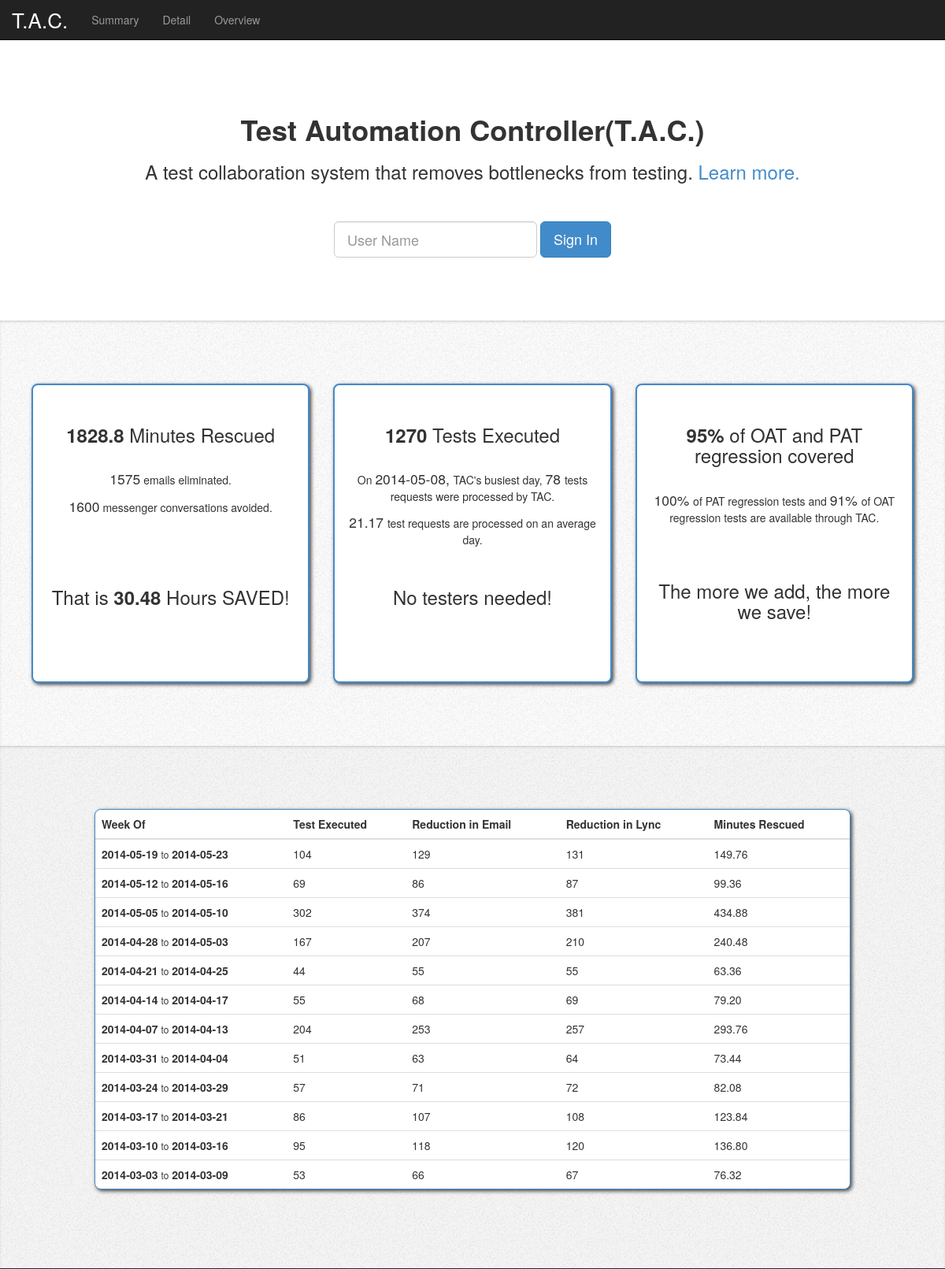
Page /tac_stats.php (upper part) on the earlier database version.
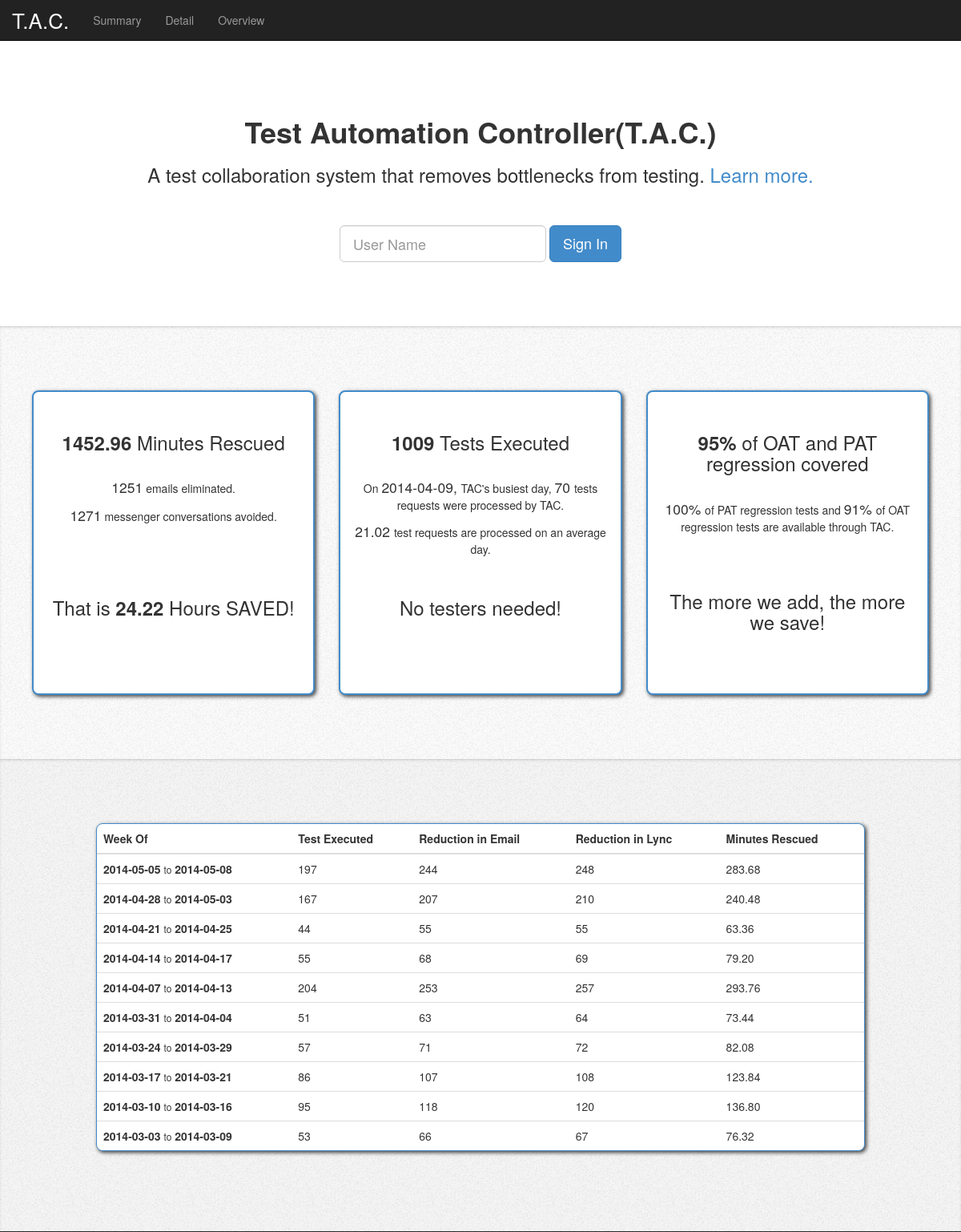
Same page on the later database version.
### tables this page shows
CREATE TABLE IF NOT EXISTS `stats_for_web` (
  `id` int(11) NOT NULL AUTO_INCREMENT,
  `num_tests_executed` int(11) NOT NULL,
  `busiest_count` int(11) NOT NULL,
  `busiest_date` date NOT NULL,
  `avg_daily_requests` decimal(4,2) NOT NULL,
  `total_coverage` int(11) NOT NULL,
  `pat_coverage` int(11) NOT NULL,
  `oat_coverage` int(11) NOT NULL,
  `email_time_multiplier` decimal(4,2) NOT NULL COMMENT 'Savings in email time per test case',
  `lync_time_multiplier` decimal(4,2) NOT NULL COMMENT 'Savings in Lync time per test case',
  `email_count_multiplier` decimal(4,2) NOT NULL COMMENT 'Savings in emails per test run',
  `lync_count_multiplier` decimal(4,2) NOT NULL COMMENT 'Savings in lyncs per test run',
  PRIMARY KEY (`id`)
);

CREATE TABLE IF NOT EXISTS `stats_weekly` (
  `id` int(11) NOT NULL AUTO_INCREMENT,
  `start_date` date NOT NULL,
  `end_date` date NOT NULL,
  `test_count` int(11) NOT NULL,
  `email_count_savings` decimal(7,2) NOT NULL,
  `email_time_savings` decimal(7,2) NOT NULL,
  `lync_count_savings` decimal(7,2) NOT NULL,
  `lync_time_savings` decimal(7,2) NOT NULL,
  `total_minutes_saved` decimal(7,2) NOT NULL,
  PRIMARY KEY (`id`)
);

### base_function.php (the view, shortened to what this page needs)
<?php
	function f_totalEmails()
	{
		global $db;
		$sql_query = "select email_count_multiplier as e_count,num_tests_executed as t_count from stats_for_web order by id desc limit 1";
		$result = $db->query($sql_query) or die($db->error);
		$row = $result->fetch_assoc();
		$email_multipler = $row['e_count'];
		$total_test = $row['t_count'];
		return round($total_test * $email_multipler);
	}
	function f_totalLync()
	{
		global $db;
		$sql_query = "select lync_count_multiplier as l_count,num_tests_executed as t_count from stats_for_web order by id desc limit 1";
		$result = $db->query($sql_query) or die($db->error);
		$row = $result->fetch_assoc();
		$lync_multipler = $row['l_count'];
		$total_test = $row['t_count'];
		return round($total_test * $lync_multipler);
	}
	function f_totalMinute()
	{
		global $db;
		$sql_query = "select num_tests_executed as t_count, email_time_multiplier as e_time, lync_time_multiplier as l_time from stats_for_web order by id desc limit 1";
		$result = $db->query($sql_query) or die($db->error);
		$row = $result->fetch_assoc();
		$total_test = $row['t_count'];
		$avg_email_time = $row['e_time'];
		$avg_lync_time = $row['l_time'];
		return ($total_test*$avg_email_time + $total_test*$avg_lync_time);
	}
	function f_totalTests()
	{
		global $db;
		$sql_query = "select num_tests_executed as t_count from stats_for_web order by id desc limit 1";
		$result = $db->query($sql_query) or die($db->error);
		$row = $result->fetch_assoc();
		$total_test = $row['t_count'];
		return $total_test;
	}
	function f_getBusiestDay()
	{
		global $db;
		$sql_query = "select busiest_date, busiest_count from stats_for_web order by id desc limit 1";
		$result = $db->query($sql_query) or die($db->error);
		$row = $result->fetch_assoc();
		$busiest['date'] = $row['busiest_date'];
		$busiest['test_count'] = $row['busiest_count'];
		return $busiest;
	}
	function f_getAverage()
	{
		global $db;
		$sql_query = "select avg_daily_requests as average from stats_for_web order by id desc limit 1";
		$result = $db->query($sql_query) or die($db->error);
		$row = $result->fetch_assoc();
		$average = $row['average'];
		return $average;
	}
	function f_getTestCoverage($type)
	{
		global $db;
		if($type == 'total') $sql_query = "select total_coverage as coverage from stats_for_web order by id desc limit 1";
		elseif($type == 'PAT') $sql_query = "select pat_coverage as coverage from stats_for_web order by id desc limit 1";
		else  $sql_query = "select oat_coverage as coverage from stats_for_web order by id desc limit 1";
		$result = $db->query($sql_query) or die($db->error);
		$row = $result->fetch_assoc();
		return $row['coverage'];
	}
	function f_displayWeeklyTable()
	{
		global $db;
		$sql_query = "select * from stats_weekly order by id desc";
		$result = $db->query($sql_query) or die($db->error);
		while($row = $result->fetch_assoc())
		{
			$start_date = $row['start_date'];
			$end_date = $row['end_date'];
			$test_count = $row['test_count'];
			$email_saved = round($row['email_count_savings']);
			$lync_saved = round($row['lync_count_savings']);
			$total_time_saved = $row['total_minutes_saved'];
			echo "
				<tr>
					<td><strong>$start_date</strong> <small>to</small> <strong>$end_date</strong></td>
					<td>$test_count</td>
					<td>$email_saved</td>
					<td>$lync_saved</td>
					<td>$total_time_saved</td>
				</tr>
			";
		}
	}
?>

### tac_stats.php (shortened to what this page needs)
<?php
	require_once "base_function.php";
?>
<!DOCTYPE html>
  <html lang="en">
    <head>
      <link href="css/bootstrap.min.css" rel="stylesheet" media="screen">
      <link href="tac_stats.css" rel="stylesheet">
    </head>
    <body>
      <nav id="nav" class="navbar navbar-inverse navbar-fixed-top" role="navigation">
        <div class="container-fluid">
          <div class="navbar-header">
            <a class="navbar-brand" href="index.php">T.A.C.</a>
          </div>
          <ul class="nav navbar-nav text-center">
            <li><a href="#summary">Summary</a></li>
            <li><a href="#detail">Detail</a></li>
						<li><a href="#overview">Overview</a></li>
          </ul>
        </div>
      </nav>
      <div id="stat_container" class="container-fluid">
        <div class="row">
          <div class="" id="wrapper1">
						<h1 id="title_header">Test Automation Controller(T.A.C.)</h1>
						<h3>A test collaboration system that removes bottlenecks from testing. <a href="#overview">Learn more.</a></h3>
            <br/>
						<br/>
            <?php
              if(!isset($_COOKIE['user']))
              {
                echo "<form class='form-inline' role='form' method='post' action='authen.php'>
                        <div class='form-group'>
                          <input type='text' class='form-control input-lg' name='username' placeholder='User Name'>
                        </div>
                        <button type='submit' class='btn btn-lg btn-primary'>Sign In</button>
                ";
              }
							else{
								echo "
										<a href='index.php' class='btn btn-primary btn-lg'>Start Testing</a>
								";
							}
            ?>
          </div>
        </div>
        <div class="wrapper" id="summary">
          <div class="row">
            <div class="col-sm-4 col-md-4 text-center">
              <div id="box1" class="box">
                <h3><strong>
								<?php
									$total_minute = f_totalMinute();
									echo $total_minute;
								?></strong> Minutes Rescued</h3>
                <br/>
								<p>
									<span class="standout"><?php echo f_totalEmails() ?></span> emails eliminated.
								</p>
								<p>
									<span class="standout"><?php echo f_totalLync() ?></span> messenger conversations avoided.
								</p>
								<br><br><br>
                <h3>That is <strong><?php echo round($total_minute/60,2);?></strong> Hours SAVED!</h3>
              </div>
            </div>
            <div class="col-sm-4 col-md-4 text-center">
              <div class="box">
                <h3><strong><?php echo f_totalTests()?></strong> Tests Executed</h3>
                <br/>
								<p>
									On <span class="standout">
										<?php
											$busiest = f_getBusiestDay();
											echo $busiest['date'].",";
										?>
									</span> TAC's busiest day,
									<span class="standout">
										<?php echo $busiest['test_count'];?>
									</span> tests requests were processed by TAC.
								</p>
                <p><span class="standout">
									<?php echo f_getAverage();?>
								</span> test requests are processed on an average day.
								</p>
								<br>
								<h3>No testers needed!</h3>
              </div>
            </div>
            <div class="col-sm-4 col-md-4 text-center">
              <div class="box">
                <h3><strong>
									<?php
										echo f_getTestCoverage("total")."%";
									?>
								</strong> of OAT and PAT regression covered</h3>
                <br/>
								<p>
									<span class="standout">
										<?php echo f_getTestCoverage('PAT')."%";?>
									</span> of PAT regression tests and
									<span class="standout">
										<?php echo f_getTestCoverage('OAT')."%";?>
									</span> of OAT regression tests are available through TAC.
								</p>
								<br><br>
                <h3>The more we add, the more we save!</h3>
              </div>
            </div>
          </div>
        </div>
        <div class="wrapper" id="detail">
          <div id="weekly" class="stat_box">
            <table class="table table-hover">
              <thead>
                <tr>
                  <th>Week Of</th>
									<th>Test Executed</th>
                  <th>Reduction in Email</th>
                  <th>Reduction in Lync</th>
									<th>Minutes Rescued</th>
                </tr>
              </thead>
              <tbody>
                <?php f_displayWeeklyTable()?>
              </tbody>
            </table>
          </div>
        </div>
			</div>
    </body>
  </html>

### tac_stats.css (style rules this page uses)
body { font-weight:300; padding-top:75px; }
.wrapper { box-shadow: inset 0px 1px 0px 0px rgba(0,0,0,0.05), inset 0px 2px 3px 0px rgba(0,0,0,0.1); }
#wrapper1 { text-align: center; padding-top:50px; padding-bottom:80px; }
#summary,#detail,#overview { background-image: url('bg.png'); }
#summary { background-color: #fafafa; text-shadow: 1px 1px 0px #fff; padding:80px 40px 80px 40px; }
#detail { background-color: #f4f4f4; text-shadow: 1px 1px 0px #fff; padding-top:80px; padding-bottom: 50px; text-align: center; }
.box { border:2px solid #428bca !important; background-image: none !important; background-color: #fff; padding:30px 15px 5px 15px; border-radius: 8px 8px 8px 8px; -moz-border-radius: 8px 8px 8px 8px; -webkit-border-radius: 8px 8px 8px 8px; height:380px; -webkit-box-shadow: 2px 2px 5px 0px rgba(0,0,0,0.75); -moz-box-shadow: 2px 2px 5px 0px rgba(0,0,0,0.75); box-shadow: 2px 2px 5px 0px rgba(0,0,0,0.75); }
#stat_container { margin:0; padding-left:0; padding-right:0; }
.stat_box { width:80%; margin-left:auto; margin-right:auto; margin-bottom:50px; text-align:left !important; border:1px solid #428bca !important; background-image: none !important; background-color: #fff; border-radius: 8px 8px 8px 8px; -moz-border-radius: 8px 8px 8px 8px; -webkit-border-radius: 8px 8px 8px 8px; height:auto; -webkit-box-shadow: 2px 2px 5px 0px rgba(0,0,0,0.75); -moz-box-shadow: 2px 2px 5px 0px rgba(0,0,0,0.75); box-shadow: 2px 2px 5px 0px rgba(0,0,0,0.75); }
table { margin-bottom: 0 !important; }
#title_header { font-weight: 900; }
.navbar-brand { font-size:26px !important; }
.standout { font-size: 1.25em; }

Differences in the rows shown:
removed stats_for_web: total_minute "1828.8", f_totalEmails() "1575", f_totalLync() "1600", $total_minute/60 "30.48", num_tests_executed "1270"
removed stats_weekly: start_date "2014-05-19", end_date "2014-05-23", test_count "104", email_count_savings "129", lync_count_savings "131", total_minutes_saved "149.76"
removed stats_weekly: start_date "2014-05-12", end_date "2014-05-16", test_count "69", email_count_savings "86", lync_count_savings "87", total_minutes_saved "99.36"
now on this page (row unchanged): stats_for_web: total_minute "1452.96", f_totalEmails() "1251", f_totalLync() "1271", $total_minute/60 "24.22", num_tests_executed "1009"
changed stats_weekly (number 1 of 10 on the later page): end_date "2014-05-10" → "2014-05-08"; test_count "302" → "197"; email_count_savings "374" → "244"; lync_count_savings "381" → "248"; total_minutes_saved "434.88" → "283.68"
Other differences:
$busiest['date']: "2014-05-08" → "2014-04-09"
$busiest['test_count']: "78" → "70"
f_getAverage(): "21.17" → "21.02"
